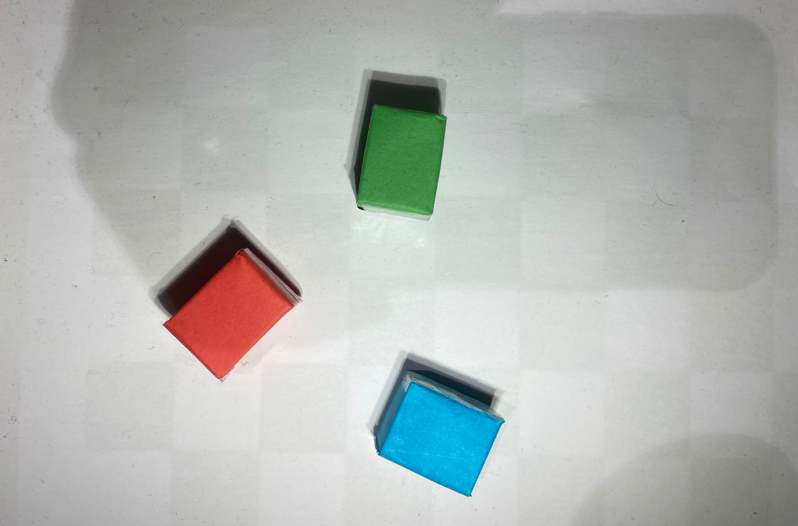
#> input picture scripts/Img.jpeg, 798 x 526 px, found by its file name
$ python IM_pro.py   (older library calls are emulated)
#> lines starting #> are read from the running program, lines starting #| are printed output that depends on the picture; after the words box and inside, x2 and y2 are one past the last pixel; in counts of white or black regions, pixels touching at a corner belong together
import cv2;
import numpy as np;
from collections import namedtuple;
import math
def I_pro():
    #Only 5 params can be customised: The threshold vals for R,G and B channels and the min and max areas for iblobs function.
    thresh_vals = [0.5, 0.5, 0.5];
    Area = [10000,500000];
    im = cv2.imread("scripts/Img.jpeg");
#> im is the input picture: shape (526, 798, 3); mean B, G, R 178.4, 181.2, 177.5

    B, G, R = cv2.split(im)
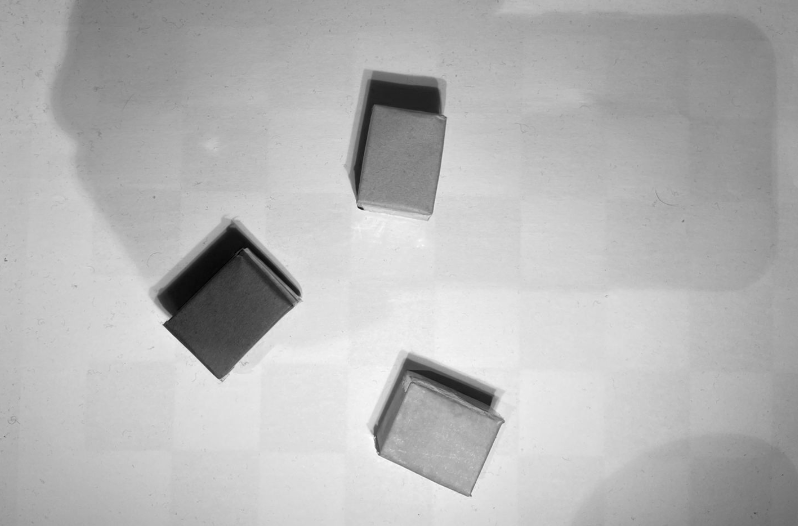
#> G: shape (526, 798); min 0, max 255, mean 181.2
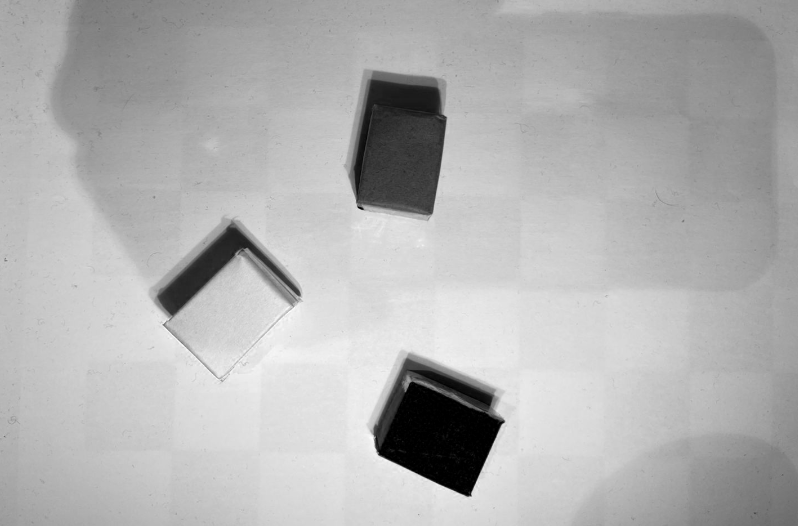
#> R: shape (526, 798); min 0, max 253, mean 177.5

    R = R.astype(np.float32)
    G = G.astype(np.float32)
    B = B.astype(np.float32)

    cv2.imshow("Image",im)
    cv2.waitKey(0)
    eps = 1e-6;
    r = R  / (R+G+B+eps) ;
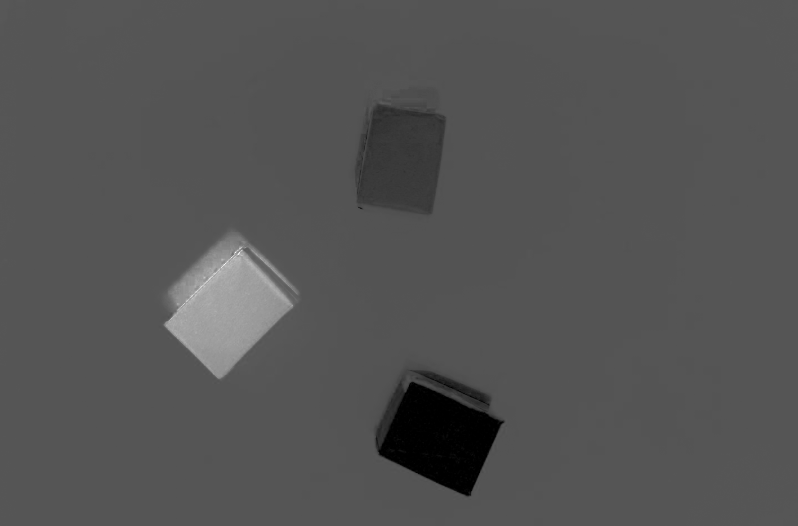
#> r: shape (526, 798) float32; min 0, max 0.966, mean 0.331
    cv2.imshow("Red", r);
    cv2.waitKey(0)
    g = G  / (R+G+B+eps) ;
    cv2.imshow("Green", g);
    cv2.waitKey(0);
    b = B  / (R+G+B+eps) ;
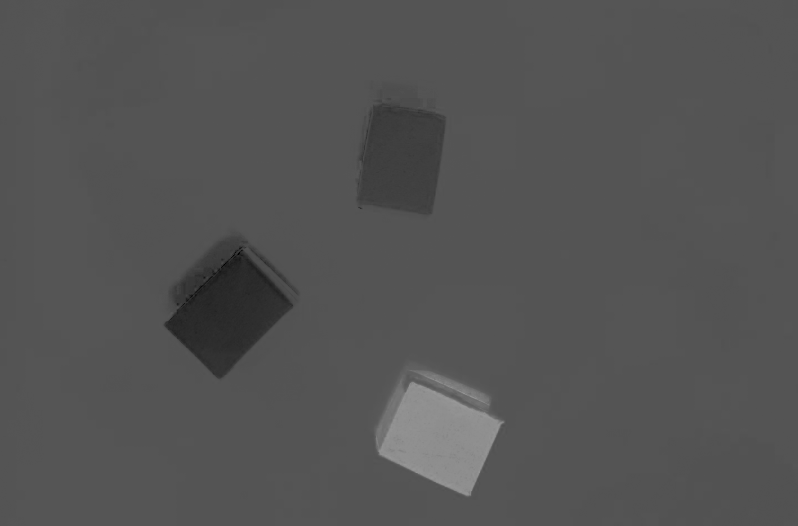
#> b: shape (526, 798) float32; min 0, max 0.598, mean 0.331
    cv2.imshow("Blue", b);
    cv2.waitKey(0)

    r_thresh_val = thresh_vals[0];
    g_thresh_val = thresh_vals[1];
    b_thresh_val = thresh_vals[2];

    #area_min = 500;
    #area_max = 500000;

    r_thresh = (r > r_thresh_val).astype('uint8') * 255
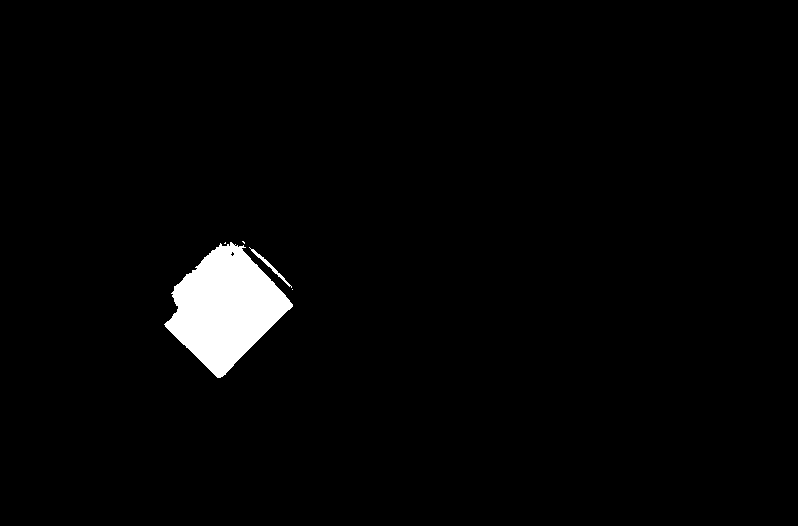
#> r_thresh: shape (526, 798); 2.4% white; 5 white regions (3 under 20 px), largest, box (x1, y1, x2, y2) and area: (164, 242, 293, 378) 9815, (249, 247, 292, 288) 162
    #_,r_thresh =cv2.threshold(cv2.imread('scripts/Bin_img.jpeg',cv2.IMREAD_GRAYSCALE),127,255,cv2.THRESH_BINARY); #(r>0.6).astype('uint8')*255;
    cv2.imshow("Red Binary",r_thresh);
    cv2.waitKey(0)
    g_thresh = (g>g_thresh_val).astype('uint8')*255;
#> g_thresh: shape (526, 798); 1.6% white; 13 white regions (11 under 20 px), largest, box (x1, y1, x2, y2) and area: (358, 105, 445, 213) 6801, (362, 129, 368, 152) 40
    cv2.imshow("Green Binary",g_thresh);
    cv2.waitKey(0)
    b_thresh = (b>b_thresh_val).astype('uint8')*255;
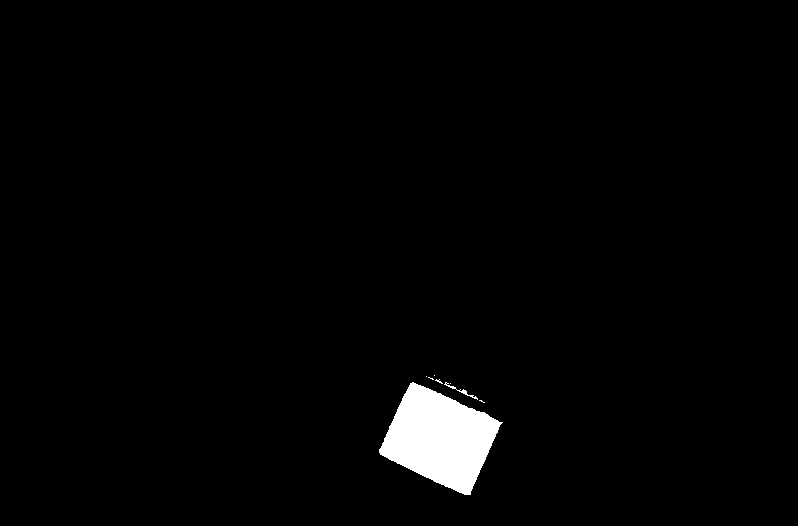
#> b_thresh: shape (526, 798); 2% white; 8 white regions (6 under 20 px), largest, box (x1, y1, x2, y2) and area: (379, 382, 503, 495) 8185, (444, 382, 478, 400) 80
    cv2.imshow("Blue Binary", b_thresh)
    cv2.waitKey(0)

    # Detect block
    extension =1.5 ;
    img_display = im.copy();
    lineWidth = 2;
    MarkerSize = 8;
    min_area = Area[0];
    max_Area = Area[1];
    try:
        num_labels, labels,stats, centroids = cv2.connectedComponentsWithStats(r_thresh,connectivity=8, ltype = cv2.CV_32S);
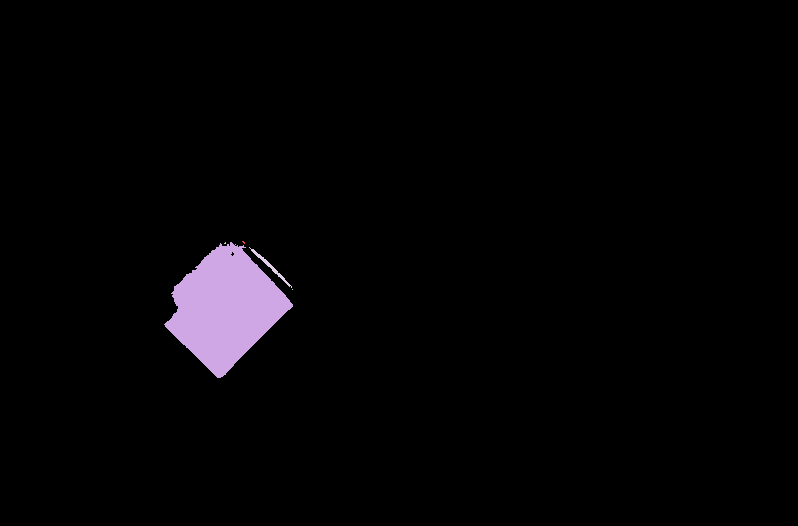
#> labels: shape (526, 798) int32; 6 distinct labels, from 0 to 5; one colour per label, 0 black
#> num_labels = 6; stats = [[0, 0, 798, 526, 409762], [242, 241, 3, 3, 5], [164, 242, 129, 136, 9815], [224, 242, 2, 2, 3], [249, 247, 43, 41, 162], [292, 289, 1, 1, 1]]; centroids = [[402.7, 261.4], [243.2, 241.8], [224.9, 307.6], [224.7, 242.7], [269.9, 266.1], [292, 289]]
        BlobFeature = namedtuple('BlobFeature',['label', 'area', 'uc', 'vc', 'bbox', 'theta', 'a', 'b']);
        m_red = [];
        for i in range(1,num_labels):
            area = stats[i,cv2.CC_STAT_AREA];
            if(min_area<=area<=500000):
                uc, vc = centroids[i];
                bbox = stats[i,[cv2.CC_STAT_LEFT, cv2.CC_STAT_TOP, cv2.CC_STAT_WIDTH, cv2.CC_STAT_HEIGHT]];
                blob_mask = (labels==i).astype('uint8')*255;
                contours,_ = cv2.findContours(blob_mask, cv2.RETR_EXTERNAL,cv2.CHAIN_APPROX_SIMPLE);
                if(len(contours)>0):
                    ellipse_red = cv2.fitEllipse(contours[0]);
                    (ex,ey),(a,b),theta = ellipse_red;
                    m_red.append(  BlobFeature(i,area,uc,vc,bbox,(theta*math.pi/180),a/2,b/2));
#> this loop made 5 passes
#> area on passes 2, 4: 9815, 162
#> after the loop, m_red = []
        #visualise

        for blob in m_red:
            if(blob.a>0 and blob.b>0):
                ellipse = ((blob.uc,blob.vc), (blob.a*2, blob.b*2), blob.theta*180/math.pi);
                cv2.ellipse(img_display,ellipse,(0,0,0),lineWidth);
#> this loop made 0 passes
        for blob in m_red:
            center = (int(blob.uc),int(blob.vc));
            cv2.circle(img_display,center,MarkerSize,(0,0,255),-1);
        if len(m_red)>0:
            x_m_red = m_red[0].uc;
            y_m_red = m_red[0].vc;
            m_red_center = np.array([x_m_red,y_m_red]);

            theta_rad = m_red[0].theta;
            x_min = x_m_red - math.cos(m_red[0].theta)*m_red[0].a*extension;
            x_max = x_m_red + math.cos(m_red[0].theta)*m_red[0].a*extension;
            y_min = y_m_red - math.sin(m_red[0].theta)*m_red[0].a*extension;
            y_max = y_m_red + math.sin(m_red[0].theta)*m_red[0].a*extension;
            cv2.line(img_display,(int(x_min),int(y_min)), (int(x_max), int(y_max)),(0,0,0),lineWidth);
    except Exception as e:
        print("No red block found");
    try:
        num_labels, labels,stats, centroids = cv2.connectedComponentsWithStats(g_thresh,connectivity=8, ltype = cv2.CV_32S);
#> labels: shape (526, 798) int32; 14 distinct labels, from 0 to 13
#> num_labels = 14; stats = 14 rows, first 6: [0, 0, 798, 526, 412862], [358, 105, 87, 108, 6801], [418, 110, 2, 1, 2], [371, 113, 1, 1, 1], [369, 121, 1, 1, 1], [362, 129, 6, 23, 40]; centroids = 14 rows, first 8: [398.5, 264.3], [401.9, 156.2], [418.5, 110], [371, 113], [369, 121], [364.5, 141.8], [361.5, 157.5], [360, 172]
        BlobFeature = namedtuple('BlobFeature',['label', 'area', 'uc', 'vc', 'bbox', 'theta', 'a', 'b']);
        m_green = [];
        for i in range(1,num_labels):
            area = stats[i,cv2.CC_STAT_AREA];
            if(min_area<=area<=500000):
                uc, vc = centroids[i];
                bbox = stats[i,[cv2.CC_STAT_LEFT, cv2.CC_STAT_TOP, cv2.CC_STAT_WIDTH, cv2.CC_STAT_HEIGHT]];
                blob_mask = (labels==i).astype('uint8')*255;
                contours,_ = cv2.findContours(blob_mask, cv2.RETR_EXTERNAL,cv2.CHAIN_APPROX_SIMPLE);
                if(len(contours)>0):
                    ellipse_red = cv2.fitEllipse(contours[0]);
                    (ex,ey),(a,b),theta = ellipse_red;
                    m_green.append(  BlobFeature(i,area,uc,vc,bbox,theta*math.pi/180,a/2,b/2));
#> this loop made 13 passes
#> area on passes 1, 5: 6801, 40
#> after the loop, m_green = []
        #visualise

        for blob in m_green:
            if(blob.a>0 and blob.b>0):
                ellipse = ((blob.uc,blob.vc), (blob.a*2, blob.b*2), blob.theta*180/math.pi);
                cv2.ellipse(img_display,ellipse,(0,0,0),lineWidth);
        for blob in m_green:
            center = (int(blob.uc),int(blob.vc));
            cv2.circle(img_display,center,MarkerSize,(0,255,0),-1);
        if len(m_green)>0:
            x_m_green = m_green[0].uc;
            y_m_green = m_green[0].vc;
            m_green_center = np.array([x_m_green,y_m_green]);

            theta_rad = m_green[0].theta;
            x_min = x_m_green - math.cos(m_green[0].theta)*m_green[0].a*extension;
            x_max = x_m_green + math.cos(m_green[0].theta)*m_green[0].a*extension;
            y_min = y_m_green - math.sin(m_green[0].theta)*m_green[0].a*extension;
            y_max = y_m_green + math.sin(m_green[0].theta)*m_green[0].a*extension;
            cv2.line(img_display,(int(x_min),int(y_min)), (int(x_max), int(y_max)),(0,0,0),lineWidth);
    except Exception as e:
        print("No green block found");
    try:
        num_labels, labels,stats, centroids = cv2.connectedComponentsWithStats(b_thresh,connectivity=8, ltype = cv2.CV_32S);
#> labels: shape (526, 798) int32; 9 distinct labels, from 0 to 8
#> num_labels = 9; stats = [[0, 0, 798, 526, 411451], [434, 375, 1, 1, 1], [426, 376, 1, 1, 1], [428, 377, 6, 3, 7], [435, 379, 8, 5, 15], [379, 382, 124, 113, 8185], [444, 382, 34, 18, 80], [450, 383, 1, 1, 1], [479, 400, 6, 3, 7]]; centroids = [[397.7, 259], [434, 375], [426, 376], [430.7, 378], [438.5, 380.9], [439.5, 438.1], [460.7, 390.6], [450, 383], [481.4, 400.9]]
        BlobFeature = namedtuple('BlobFeature',['label', 'area', 'uc', 'vc', 'bbox', 'theta', 'a', 'b']);
        m_blue = [];
        for i in range(1,num_labels):
            area = stats[i,cv2.CC_STAT_AREA];
            if(min_area<=area<=500000):
                uc, vc = centroids[i];
                bbox = stats[i,[cv2.CC_STAT_LEFT, cv2.CC_STAT_TOP, cv2.CC_STAT_WIDTH, cv2.CC_STAT_HEIGHT]];
                blob_mask = (labels==i).astype('uint8')*255;
                contours,_ = cv2.findContours(blob_mask, cv2.RETR_EXTERNAL,cv2.CHAIN_APPROX_SIMPLE);
                if(len(contours)>0 ):
                    ellipse_red = cv2.fitEllipse(contours[0]);
                    (ex,ey),(a,b),theta = ellipse_red;
                    m_blue.append(  BlobFeature(i,area,uc,vc,bbox,theta*math.pi/180,a/2,b/2));
#> this loop made 8 passes
#> area on passes 5 to 6: 8185, 80
#> after the loop, m_blue = []
        #visualise

        for blob in m_blue:
            if(blob.a>0 and blob.b>0):
                ellipse = ((blob.uc,blob.vc), (blob.a*2, blob.b*2), blob.theta*180/math.pi);
                cv2.ellipse(img_display,ellipse,(0,0,0),lineWidth);
        for blob in m_blue:
            center = (int(blob.uc),int(blob.vc));
            cv2.circle(img_display,center,MarkerSize,(255,0,0),-1);
        if len(m_blue)>0:
            x_m_blue = m_blue[0].uc;
            y_m_blue = m_blue[0].vc;
            m_blue_center = np.array([x_m_blue,y_m_blue]);

            theta_rad = m_blue[0].theta;
            x_min = x_m_blue - math.cos(m_blue[0].theta)*m_blue[0].a*extension;
            x_max = x_m_blue + math.cos(m_blue[0].theta)*m_blue[0].a*extension;
            y_min = y_m_blue - math.sin(m_blue[0].theta)*m_blue[0].a*extension;
            y_max = y_m_blue + math.sin(m_blue[0].theta)*m_blue[0].a*extension;
            cv2.line(img_display,(int(x_min),int(y_min)), (int(x_max), int(y_max)),(0,0,0),lineWidth);

    except Exception as e:
        print("No blue block found");
    cv2.imshow("Block detection: ",img_display);
    cv2.waitKey(0);
    cv2.destroyAllWindows();
I_pro();
